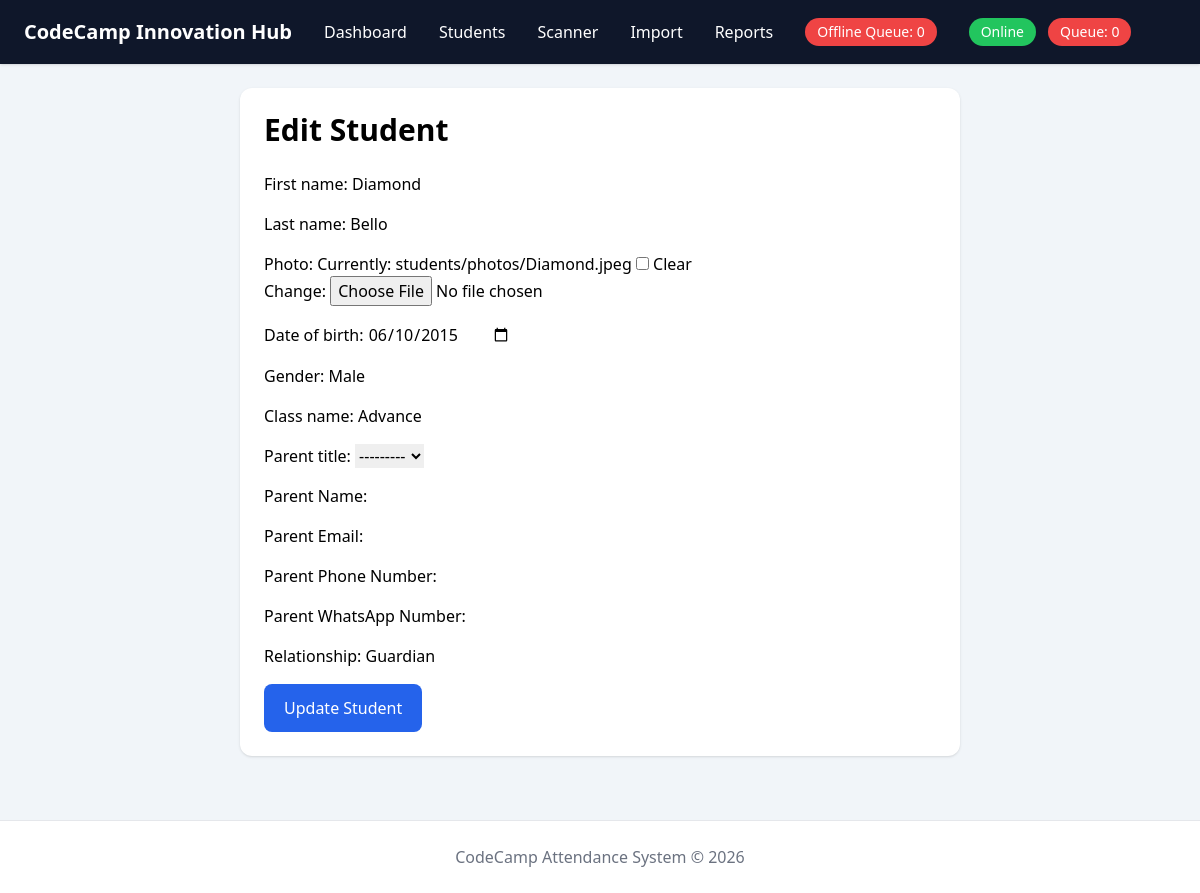
Screenshot of /students/8/edit/ with the database file from the repository.
### apps/settings_app/models.py (models this page shows, shortened)
class SystemSettings(models.Model):
    organization_name = models.CharField(
        max_length=255,
        default="CodeCamp Innovation Hub"
    )
    contact_email = models.EmailField(
        blank=True
    )
    contact_phone = models.CharField(
        max_length=30,
        blank=True
    )
    auto_email_notifications = models.BooleanField(
        default=True
    )
    auto_whatsapp_popup = models.BooleanField(
        default=False
    )
    attendance_notifications_enabled = models.BooleanField(
        default=True
    )
    parent_portal_enabled = models.BooleanField(
        default=True
    )
    logo = models.ImageField(
        upload_to="settings/",
        blank=True,
        null=True
    )
    updated_at = models.DateTimeField(
        auto_now=True
    )

### apps/students/models.py (models this page shows, shortened)
class Student(models.Model):
    student_id = models.CharField(
        max_length=20,
        unique=True,
        blank=True,
    )
    first_name = models.CharField(
        max_length=100,
    )
    last_name = models.CharField(
        max_length=100
    )
    date_of_birth = models.DateField(
        blank=True,
        null=True
    )
    gender = models.CharField(
        max_length=10,
        blank=True,
    )
    class_name = models.CharField(
        max_length=100,
        blank=True,
    )
    parent_name = models.CharField(
        max_length=200,
        blank=True,
    )
    photo = models.ImageField(
        upload_to='students/photos/',
        blank=True,
        null=True
    )
    qr_code = models.ImageField(
        upload_to='students/qrcodes/',
        blank=True,
        null=True
    )
    portal_token = models.CharField(
        max_length=50,
        blank=True,
        null=True
    )
    is_active = models.BooleanField(
        default=True
    )
    created_at = models.DateTimeField(
        auto_now_add=True
    )

### apps/students/views.py (the view, shortened to what this page needs)
def edit_student(request, pk):
    student = get_object_or_404(
        Student,
        pk=pk
    )
    form = StudentForm(
        instance=student
    )
    context = {
        "form": form,
        "student": student
    }
    return render(
        request,
        "students/edit.html",
        context
    )

### templates/students/edit.html (shortened to what this page needs)
{% extends "base.html" %}
{% block content %}
<div class="max-w-3xl mx-auto p-6">
    <div class="bg-white rounded-xl shadow p-6">
        <h1 class="text-3xl font-bold mb-6">
            Edit Student
        </h1>
        <form
            method="POST"
            enctype="multipart/form-data"
        >
            <div class="space-y-4">
                {{ form.as_p }}
            </div>
            <button
                type="submit"
                class="bg-blue-600 text-white px-5 py-3 rounded-lg mt-4"
            >
                Update Student
            </button>
        </form>
    </div>
</div>
{% endblock %}

### templates/components/navbar.html (shortened to what this page needs)
<nav class="bg-slate-900 text-white shadow">
    <div class="max-w-7xl mx-auto px-6">
        <div class="flex justify-between items-center h-16">
            <div class="flex items-center gap-8">
                <h1 class="font-bold text-xl">
                    {{ system_settings.organization_name }}
                </h1>
                <a href="/api/attendance/dashboard/" class="hover:text-blue-300">
                    Dashboard
                </a>
                <a href="/students/" class="hover:text-blue-300">
                    Students
                </a>
                <a href="/api/attendance/scanner/" class="hover:text-blue-300">
                    Scanner
                </a>
                <a href="/students/import/" class="hover:text-blue-300">
                    Import
                </a>
                <a href="{% url 'reports_dashboard' %}" class="hover:text-blue-300">
                    Reports
                </a>
                <div class="bg-red-500 text-white px-3 py-1 rounded-full text-sm">
                    Offline Queue:
                    <span id="offline-count">
                        0
                    </span>
                </div>
                <div class="flex items-center gap-3">
                    <span id="sync-status" class="bg-green-500 text-white px-3 py-1 rounded-full text-sm">
                    </span>
                    <span class="bg-red-500 text-white px-3 py-1 rounded-full text-sm">
                        Queue:
                        <span id="offline-count">
                            0
                        </span>
                    </span>
                </div>
            </div>
        </div>
    </div>
</nav>

### rows the page displays
SystemSettings: organization_name "CodeCamp Innovation Hub"
Student: first_name "Diamond", last_name "Bello", date_of_birth "06/10/2015", gender "Male", class_name "Advance"
